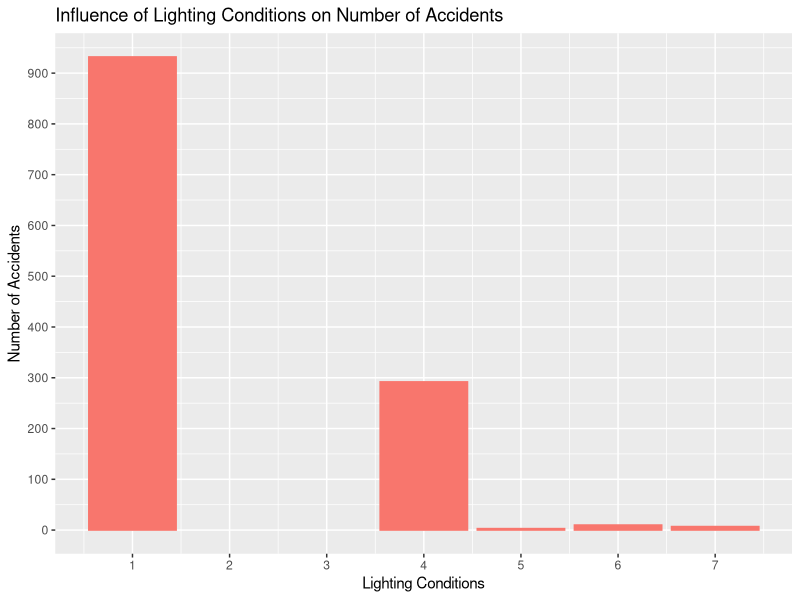
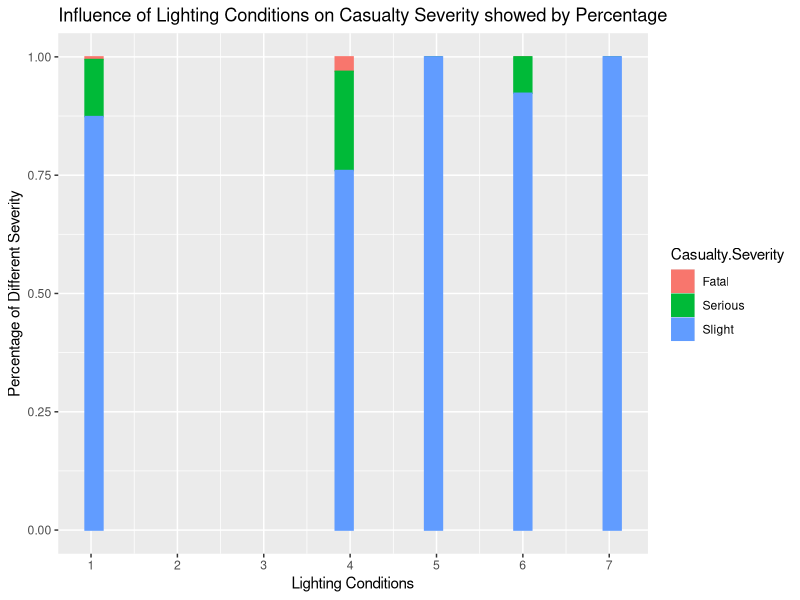
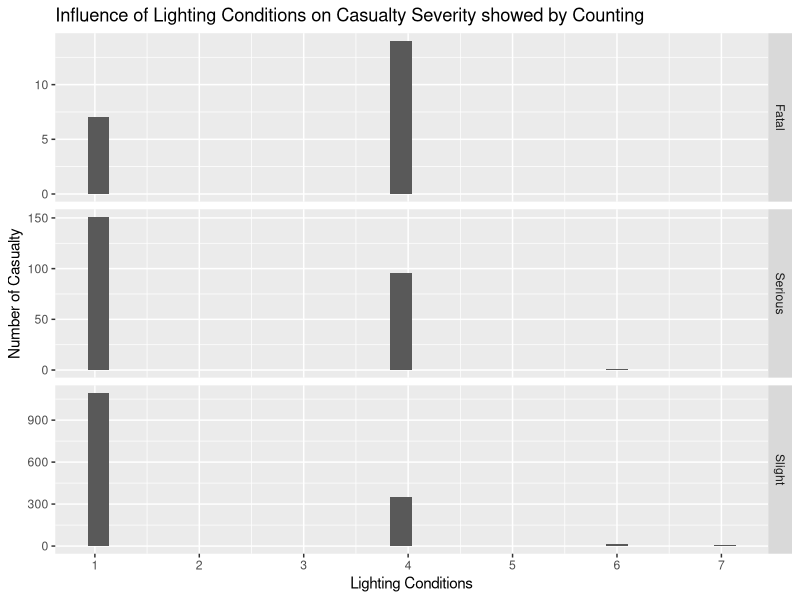
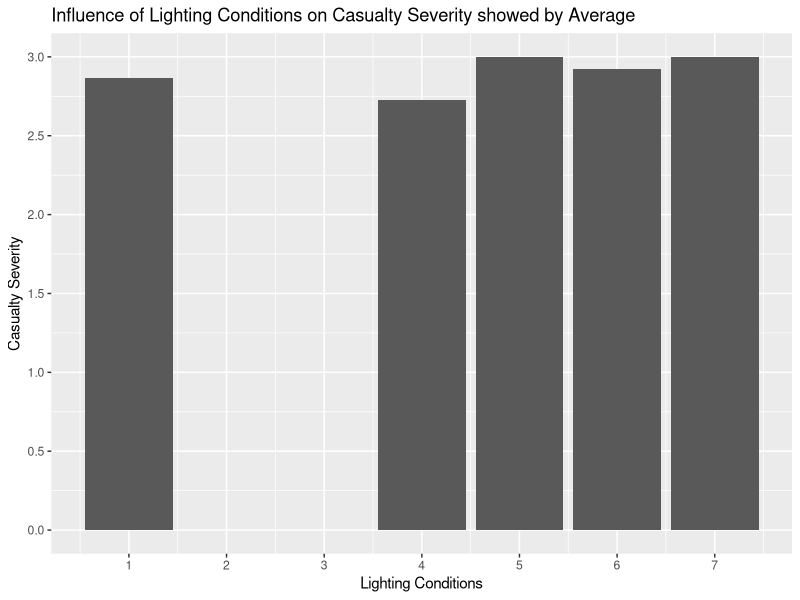
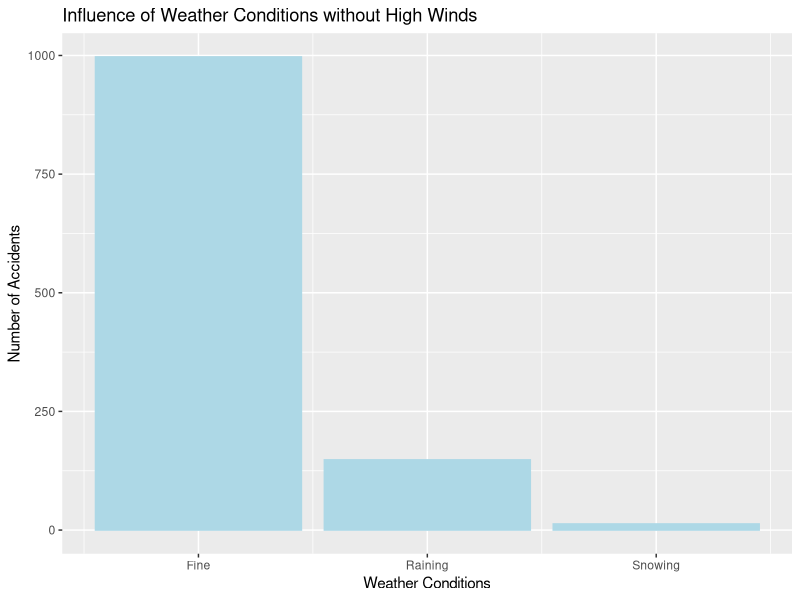
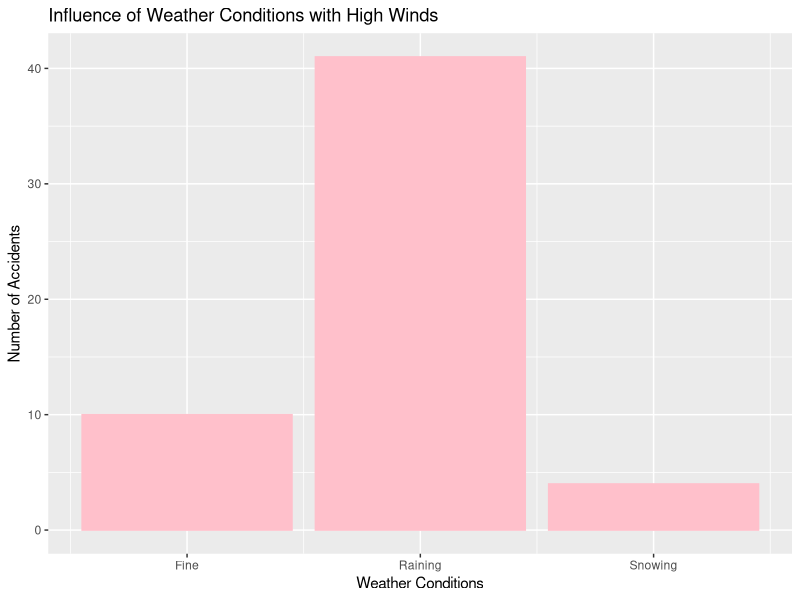
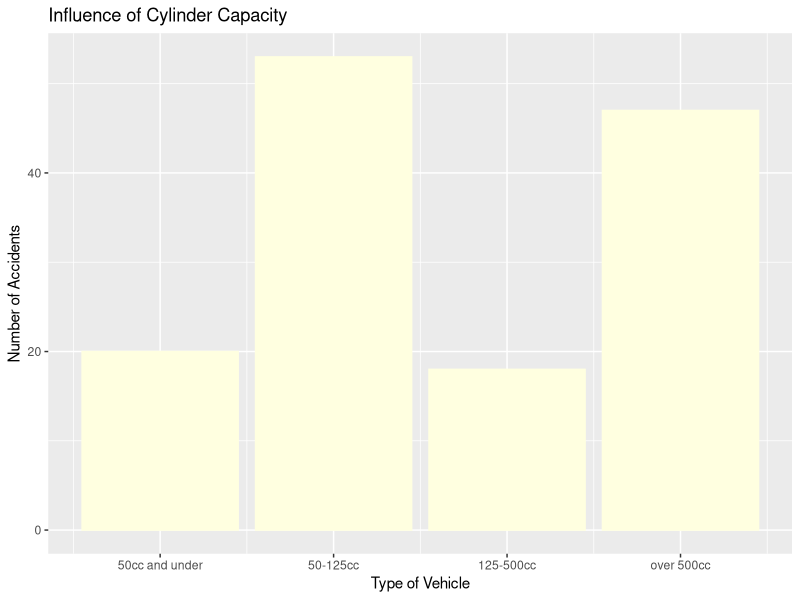
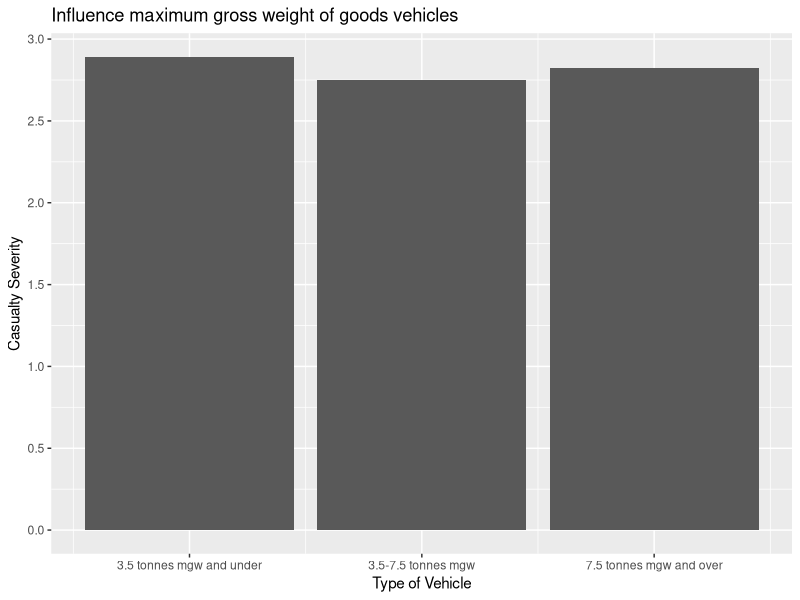

Generate these figures, in order, with R:
accident2014=read.csv("Accident 2014.csv")
accident2015=read.csv("Accident 2015.csv")
accident2016=read.csv("Accident 2016.csv")
accident=rbind(accident2014,accident2015,accident2016)
library(ggplot2)
library(dplyr)


###Lighting Conditions 

# Lighting conditions are marked by numbers from 1 to 7. 1 stands for the brightest lighting condition
# and 7 stands for the darkest. 

## Hypothesis 1: The number of car accidents could be higher in darker conditions.
dim(accident)
accident_unique=accident %>% distinct(Reference.Number,.keep_all = T) 
# Select unique Reference Number to avoid repetitive counting.
dim(accident_unique)


ggplot(accident_unique, aes(Lighting.Conditions,color="light red",fill="light red")) + 
  geom_bar()+xlab("Lighting Conditions")+ylab("Number of Accidents")+
  ggtitle("Influence of Lighting Conditions on Number of Accidents")+guides(fill=F,color=F)+
  scale_y_continuous(breaks=seq(0,900,100))+
  scale_x_continuous(breaks=seq(1,7,1))

# We assume that the number of accidents might increase as the lighting condition 
# becoming worse due to the visibility. However, the barplot shows that most of the accidents 
# occurred when there was daylight with street lights present which is the brightest. 
# Therefore, Hypothesis 1 is not true.



## Hypothesis 2: The Casualty Severity could be higher in darker conditions.

mode(accident$Casualty.Severity)
accident$Casualty.Severity= as.factor(accident$Casualty.Severity)
levels(accident$Casualty.Severity) = c("Fatal","Serious","Slight")
ggplot(accident, aes(x=Lighting.Conditions,color=Casualty.Severity,fill=Casualty.Severity)) + 
  geom_histogram(position = "fill")+xlab("Lighting Conditions")+
  ylab("Percentage of Different Severity")+
  ggtitle("Influence of Lighting Conditions on Casualty Severity showed by Percentage")+
  scale_x_continuous(breaks=seq(1,7,1))
# The percentage of different casualty severity actually fluctuates as the lighting conditions getting worse.
# There is no sign that the percentage of fatal or serious casualty went up in darker lighting conditions.
# Therefore, Hypothesis 2 might not be true.


ggplot(accident, aes(x=Lighting.Conditions)) + 
  geom_histogram(position = "dodge")+facet_grid(Casualty.Severity~.,scales = "free")+xlab("Lighting Conditions")+
  ylab("Number of Casualty")+ggtitle("Influence of Lighting Conditions on Casualty Severity showed by Counting")+
  scale_x_continuous(breaks=seq(1,7,1))
# The graph does not show the number of fatal casualty went up when the Lighting Conditions got worse. 

accident$Casualty.Severity= as.numeric(accident$Casualty.Severity)
ggplot(accident, aes(x=Lighting.Conditions,y=Casualty.Severity)) + 
 geom_bar(stat="summary", fun.y="mean", position="dodge")+xlab("Lighting Conditions")+
  ylab("Casualty Severity")+ggtitle("Influence of Lighting Conditions on Casualty Severity showed by Average")+
  scale_y_continuous(breaks=seq(0,3,0.5))+
  scale_x_continuous(breaks=seq(1,7,1))
# The Casualy Severity is rated by numbers from 1 to 3. 1 stands for Fatal, 2 stands for Serious and
# 3 is Slight.The graph shows average values of Casualy Severity. If Hypothesis 2 is true, 
# the average values should go down as the Lighting Conditions varying from 1 to 7. 
# Obviously,  there is no such a trend in the graph so that Hypothesis 2 is false.

### Weather Conditions

## Hypothesis 1: High winds would cause more car accidents.
# As for Weather Conditions, 1 to 3 represents conditions without high winds and 4 to 6 stands for the opposite.

accident_unique %>% filter(Weather.Conditions %in% c(1,2,3)) %>% summarise(n())
# 1158 accidents happened without high winds.
accident_unique %>% filter(Weather.Conditions %in% c(4,5,6)) %>% summarise(n())
# 55 accidents happened with high winds.
# The conclusion is obvious that high winds would not cause more car accidents 
# which means Hypothesis 1 is false.

## Hypothesis 2: Snow, rain would cause more car accidents.

accident_unique %>% filter(Weather.Conditions %in% c(1,2,3)) %>% 
  ggplot(aes(x=Weather.Conditions))+geom_bar(color="light blue",fill="light blue")+
  scale_x_continuous(breaks=seq(1,3,1),label=c("Fine","Raining","Snowing"))+
  labs(x="Weather Conditions",y="Number of Accidents",title="Influence of Weather Conditions without High Winds")
# As we can see, when there was no high winds, raining and snowing did not cause more accidents. 
# Conversely, most of the accidents happened when the weather is fine without high winds.

accident_unique %>% filter(Weather.Conditions %in% c(4,5,6)) %>% 
  ggplot(aes(x=Weather.Conditions))+geom_bar(color="pink",fill="pink")+
  scale_x_continuous(breaks=seq(4,6,1),label=c("Fine","Raining","Snowing"))+
  labs(x="Weather Conditions",y="Number of Accidents",title="Influence of Weather Conditions with High Winds")
# If there was high winds, the number of accidents in raining days did increase by almost four times
# than the fine days. However, snowing days did not show such pattern.
# As a result, we can also conclude that Hypothesis 2 is also false.


### Type of Vehicle

## Hypothesis 1: Motorcycles with higher Cylinder Capacity(cc) would have higher possibility 
## of more and severer car accidents since their engines are more powerful.
accident_unique %>% filter(Type.of.Vehicle %in% c(2,3,4,5)) %>% 
  ggplot(aes(x=Type.of.Vehicle))+geom_bar(color="light yellow",fill="light yellow")+
  scale_x_continuous(breaks=seq(2,5,1),label=c("50cc and under","50-125cc","125-500cc","over 500cc"))+
  labs(x="Type of Vehicle",y="Number of Accidents",title="Influence of Cylinder Capacity")
# We can conclude from the graph that there is no positive linear correlation between Cylinder Capacity
# and the number of accidents. Therefore, Hypothesis 1 is not true.

## Hypothesis 2: Goods vehicles with higher maximum gross weight(MGW) would have higher 
## possibility of severer car accidents since they are heavier.
accident %>% filter(Type.of.Vehicle %in% c(19,20,21)) %>% 
  ggplot(aes(x=Type.of.Vehicle,y=Casualty.Severity)) + 
  geom_bar(stat="summary", fun.y="mean", position="dodge")+xlab("Type of Vehicle")+
  ylab("Casualty Severity")+ggtitle("Influence maximum gross weight of goods vehicles")+
  scale_y_continuous(breaks=seq(0,3,0.5))+
  scale_x_continuous(breaks=seq(19,21,1),label=c("3.5 tonnes mgw and under","3.5-7.5 tonnes mgw","7.5 tonnes mgw and over"))
# As we know, the higher the average is, the severer the slighter the Casualty Severity is.
# The barplot tells us that Goods vehicle with 3.5 tonnes mgw and under would cause more severe car accidents
# than the other two even if the difference is not much. Of course, Hypothesis 2 is false.

## Hypothesis 3: Tram/Light rail or Ridden horse may have the lowest number of accidents. 
accident_unique$Type.of.Vehicle = as.factor(accident_unique$Type.of.Vehicle)
accident_unique %>% ggplot(aes(x=Type.of.Vehicle))+geom_bar(color="orange",fill="orange")+
  labs(x="Type of Vehicle",y="Number of Accidents",title="Car Accidents Caused by Different Types of Vehicle")
# As we can see, vehicle type 9 which refers to Car had much more accidents than the others.

summary(accident_unique$Type.of.Vehicle)
# Vehicle type 10, 16, 17, 18, 22, 23 had one or two accidents in year 2014-2016, which means they were 
# safer comparatively. For vehicle types 10, 16, 17, 18, 22, they are "Minibus (8 or 16 passenger seats)", "Ridden horse",
# "Agricultural vehicle (includes diggers etc.)", "Tram / Light rail" and "Mobility Scooter" respectively.
# For vehicle type 23, there is no record in the file "Guidance", we have no idea of that.


